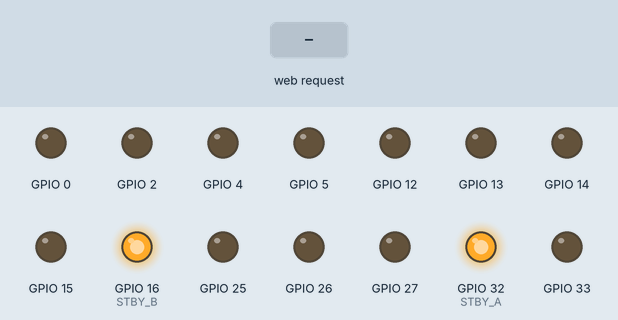
A program run on a simulated ESP32. On the bench: output pins drawn as LEDs (lit = HIGH). The inputs (shaded band) are chosen by the test bench. What the program prints to the serial monitor is not drawn.

Above: at 1.2 s.
1.3 s: HTTP request GET /forward received
At 1.6 s:
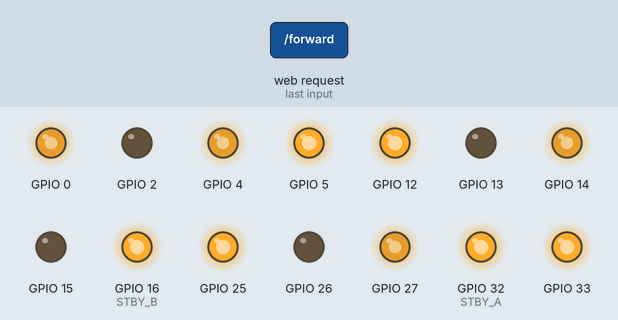
2.8 s: HTTP request GET /backward received
At 3.9 s:
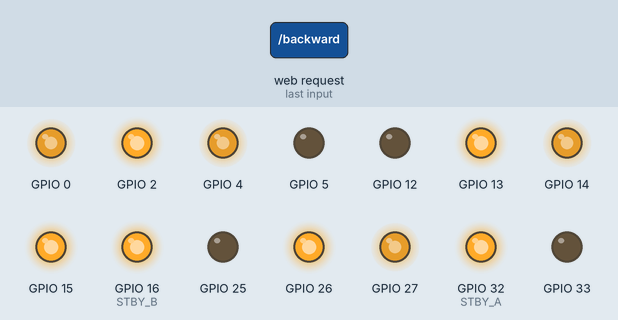
4.3 s: HTTP request GET /left received
At 5.1 s:
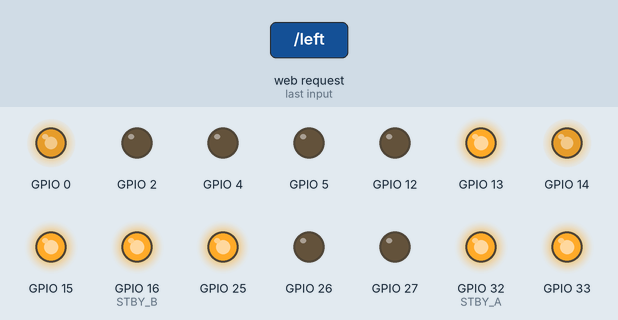
5.8 s: HTTP request GET /right received
At 6.2 s:
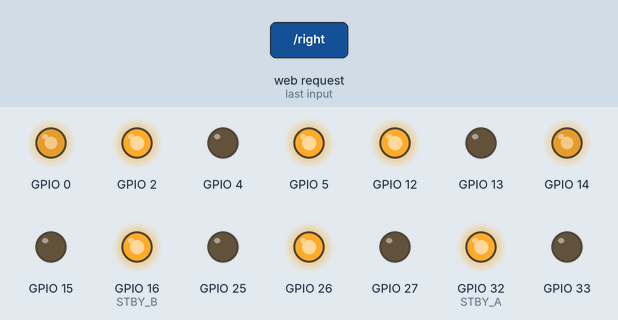
Timing chart, 0 to 8.3 s (numbered marks = the images above; inputs shaded):
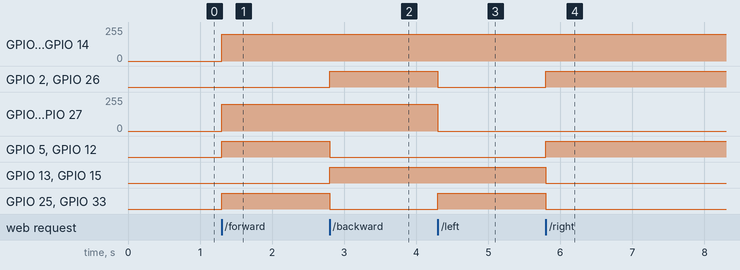

Measured:
- after the input at 1.3 s, GPIO 0, GPIO 4, GPIO 14, GPIO 27: 0/255 → 199/255 at once; GPIO 5, GPIO 12, GPIO 25, GPIO 33: LOW → HIGH at once
- after the input at 2.8 s, GPIO 2, GPIO 13, GPIO 15, GPIO 26: LOW → HIGH at once; GPIO 5, GPIO 12, GPIO 25, GPIO 33: HIGH → LOW at once
- after the input at 4.3 s, GPIO 2, GPIO 26: HIGH → LOW at once; GPIO 4, GPIO 27: 199/255 → 0/255 at once; GPIO 25, GPIO 33: LOW → HIGH at once
- after the input at 5.8 s, GPIO 2, GPIO 5, GPIO 12, GPIO 26: LOW → HIGH at once; GPIO 13, GPIO 15, GPIO 25, GPIO 33: HIGH → LOW at once

The program:

main.cpp
```cpp
#include <Arduino.h>
#include <WiFi.h>
#include <WebServer.h>
#include "Motor.h"
#include "Car.h"

#define M1_IN1 12
#define M1_IN2 13
#define M1_PWM 14

#define M2_IN1 25
#define M2_IN2 26
#define M2_PWM 27

#define M3_IN1 33
#define M3_IN2 2
#define M3_PWM 0

#define M4_IN1 5
#define M4_IN2 15
#define M4_PWM 4

#define STBY_A 32
#define STBY_B 16

const char* ssid = "ESP32_CAR";
const char* password = "12345678";
WebServer server(80);

Motor motor1(M1_IN1, M1_IN2, M1_PWM, 0);
Motor motor2(M2_IN1, M2_IN2, M2_PWM, 1);
Motor motor3(M3_IN1, M3_IN2, M3_PWM, 2);
Motor motor4(M4_IN1, M4_IN2, M4_PWM, 3);
Car car(motor1, motor2, motor3, motor4);

String htmlPage = R"rawliteral(
<!DOCTYPE html>
<html>
<head>
  <title>ESP32 Car</title>
</head>
<body>
  <h2>ESP32 Car</h2>
  <p>
    <button onclick="fetch('/forward')">Forward</button><br><br>
    <button onclick="fetch('/left')">Left</button>
    <button onclick="fetch('/right')">Right</button><br><br>
    <button onclick="fetch('/backward')">Backward</button><br><br>
    <button onclick="fetch('/stop')">Stop</button>
  </p>
</body>
</html>
)rawliteral";


void handleRoot()      { server.send(200, "text/html", htmlPage); }
void handleForward()   { car.moveForward(200); server.send(200, "text/plain", "Forward"); }
void handleBackward()  { car.moveBackward(200); server.send(200, "text/plain", "Backward"); }
void handleLeft()      { car.turnLeft(200); server.send(200, "text/plain", "Left"); }
void handleRight()     { car.turnRight(200); server.send(200, "text/plain", "Right"); }
void handleStop()      { car.stop(); server.send(200, "text/plain", "Stop"); }

void setup() {
  Serial.begin(115200);
  pinMode(STBY_A, OUTPUT);
  pinMode(STBY_B, OUTPUT);
  digitalWrite(STBY_A, HIGH);
  digitalWrite(STBY_B, HIGH);

  car.begin();

  WiFi.softAP(ssid, password);
  Serial.println("WiFi Started: connect to ESP32_CAR");
  Serial.println(WiFi.softAPIP());

  server.on("/", handleRoot);
  server.on("/forward", handleForward);
  server.on("/backward", handleBackward);
  server.on("/left", handleLeft);
  server.on("/right", handleRight);
  server.on("/stop", handleStop);
  server.begin();
}

void loop() {
  server.handleClient();
}
```

Car.h
```cpp
#ifndef CAR_H
#define CAR_H

#include "Motor.h"

class Car {
private:
  Motor& frontLeft;
  Motor& frontRight;
  Motor& rearLeft;
  Motor& rearRight;

public:
  Car(Motor& fl, Motor& fr, Motor& rl, Motor& rr);
  void begin();
  void moveForward(int speed);
  void moveBackward(int speed);
  void turnLeft(int speed);
  void turnRight(int speed);
  void stop();
};

#endif
```

Motor.h
```cpp
#ifndef MOTOR_H
#define MOTOR_H

class Motor {
private:
  int in1, in2, pwmPin, pwmChannel;

public:
  Motor(int in1, int in2, int pwmPin, int pwmChannel);
  void begin();
  void forward(int speed);
  void backward(int speed);
  void stop();
};

#endif
```

Car.cpp
```cpp
#include "Car.h"

Car::Car(Motor& fl, Motor& fr, Motor& rl, Motor& rr)
  : rearLeft(fl), frontLeft(fr), rearRight(rl), frontRight(rr) {}

void Car::begin() {
  frontLeft.begin();
  frontRight.begin();
  rearLeft.begin();
  rearRight.begin();
}

void Car::moveForward(int speed) {
  frontLeft.forward(speed);
  frontRight.forward(speed);
  rearLeft.forward(speed);
  rearRight.forward(speed);
}

void Car::moveBackward(int speed) {
  frontLeft.backward(speed);
  frontRight.backward(speed);
  rearLeft.backward(speed);
  rearRight.backward(speed);
}

void Car::turnRight(int speed) {
  frontLeft.backward(0);
  frontRight.forward(0);
  rearLeft.forward(speed);
  rearRight.backward(speed);
}

void Car::turnLeft(int speed) {
  frontLeft.forward(0);
  frontRight.backward(0);
  rearLeft.backward(speed);
  rearRight.forward(speed);
}

void Car::stop() {
  frontLeft.stop();
  frontRight.stop();
  rearLeft.stop();
  rearRight.stop();
}
```

Motor.cpp
```cpp
#include <Arduino.h>
#include "Motor.h"

Motor::Motor(int in1, int in2, int pwmPin, int pwmChannel)
  : in1(in1), in2(in2), pwmPin(pwmPin), pwmChannel(pwmChannel) {}

void Motor::begin() {
  pinMode(in1, OUTPUT);
  pinMode(in2, OUTPUT);
  ledcSetup(pwmChannel, 5000, 8);
  ledcAttachPin(pwmPin, pwmChannel);
}

void Motor::forward(int speed) {
  digitalWrite(in1, HIGH);
  digitalWrite(in2, LOW);
  ledcWrite(pwmChannel, speed);
}

void Motor::backward(int speed) {
  digitalWrite(in1, LOW);
  digitalWrite(in2, HIGH);
  ledcWrite(pwmChannel, speed);
}

void Motor::stop() {
  digitalWrite(in1, LOW);
  digitalWrite(in2, LOW);
  ledcWrite(pwmChannel, 0);
}
```
